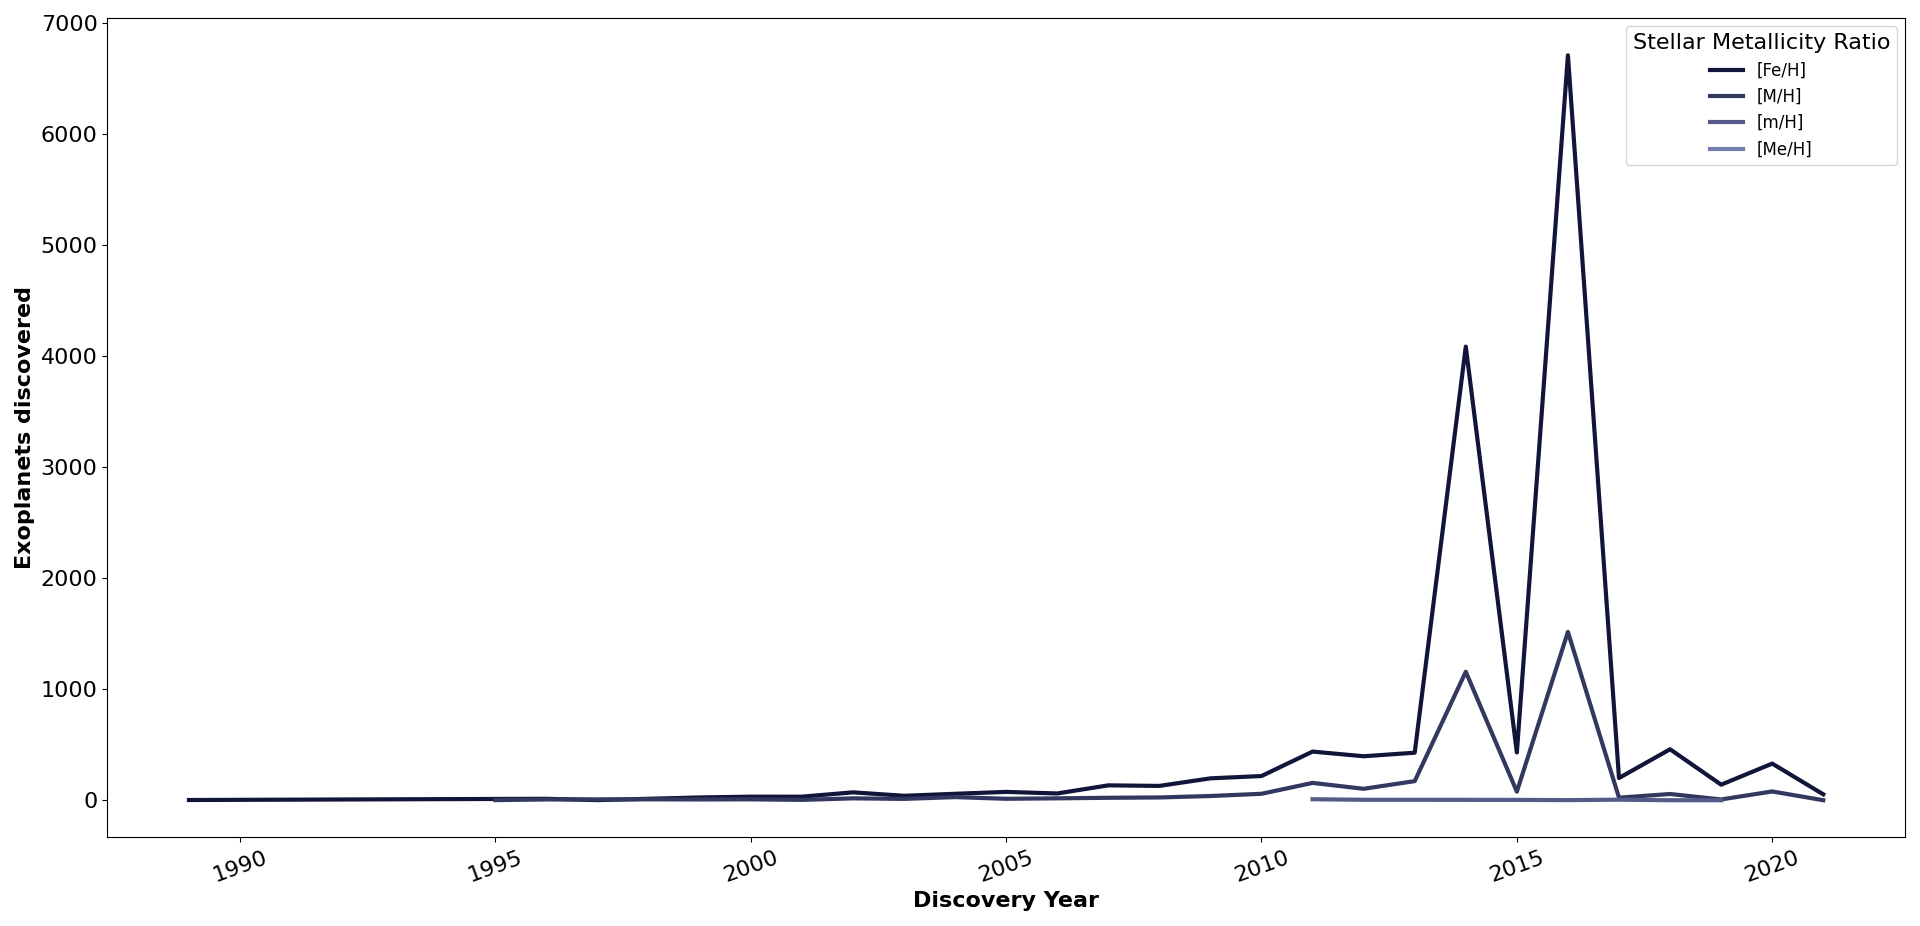

Recreate this plot in Python.

# Paths:
path_data = "data/"

# Packages:
import numpy as np
import pandas as pd
import seaborn as sns
import matplotlib.pyplot as plt
from matplotlib.colors import LinearSegmentedColormap

# Display options:
pd.set_option("display.width", 1200)
pd.set_option("display.max_columns", 300)
pd.set_option("display.max_rows", 300)

# Dataset:
df = pd.read_csv(path_data + "nasa_exoplanets.csv")
df_varnames = pd.read_csv(path_data + "nasa_exoplanets_var_names.csv")

# Variables:
x_var = "disc_year"
x_var_name = df_varnames.loc[(df_varnames["var"] == x_var), ["var_name"]].values[0][0]
y_var_name = "Exoplanets discovered"
color_var = "st_metratio"
color_var_name = df_varnames.loc[(df_varnames["var"] == color_var), ["var_name"]].values[0][0]

# Adapt the data:
df_plot = df.groupby([x_var, color_var]).size().reset_index(name = "y_var")

# Plot:
lvls = df_plot[color_var].unique()
n_levels = len(lvls)
cmap = LinearSegmentedColormap.from_list("my_palette", ["#111539", "#97A1D9"])
my_palette = [cmap(i/n_levels) for i in np.array(range(n_levels))]

fig = plt.figure(
    figsize = (20, 10),
    tight_layout = True
)
ax = sns.lineplot(
    data = df_plot,
    x = x_var,
    y = "y_var",
    hue = color_var,
    linewidth = 3,
    palette = my_palette
)
leg = ax.legend(
    fontsize = "large",
    title = color_var_name,
    title_fontsize = 16,
    loc = "upper right"
)
for i in range(len(leg.get_lines())):
    leg.get_lines()[i].set_linewidth(3)
_ = ax.set_xlabel(
    x_var_name,
    fontsize = 16,
    fontweight = "bold"
)
_ = ax.set_ylabel(
    y_var_name,
    fontsize = 16,
    fontweight = "bold"
)
_ = ax.tick_params(
    axis = "x", 
    which = "major", 
    labelsize = 16,
    rotation = 20
)
_ = ax.tick_params(
    axis = "y", 
    which = "major", 
    labelsize = 16
)
